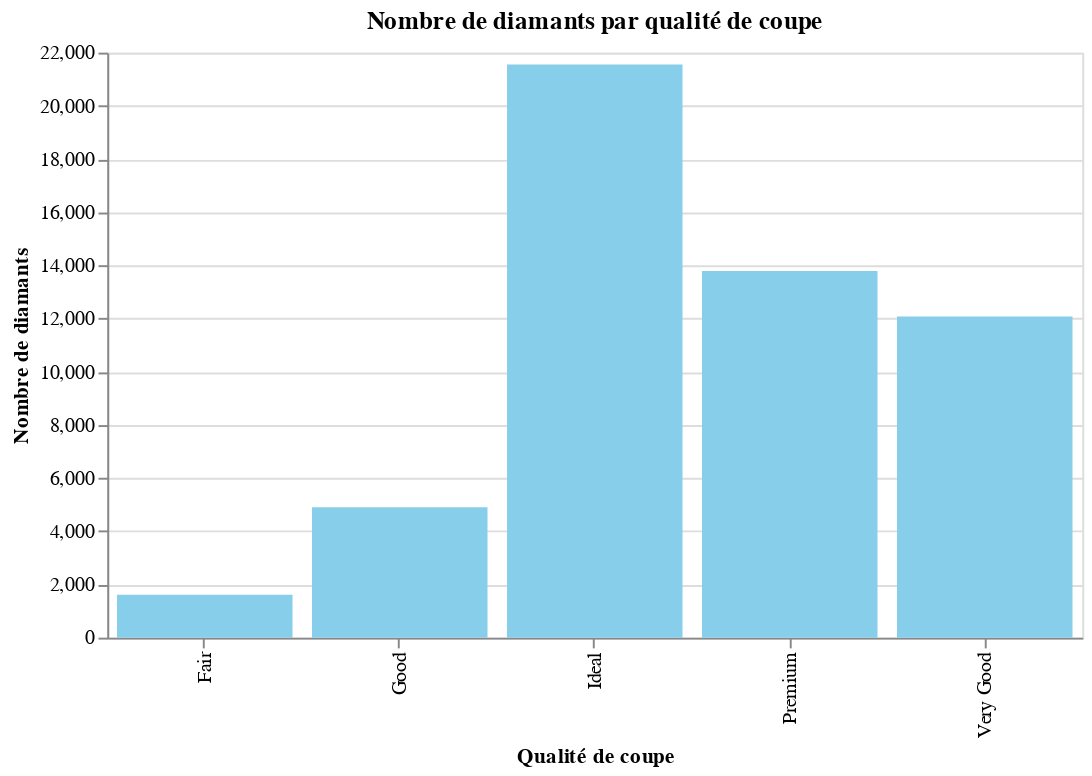

Notebook code for this chart:
### Code cell
#Création du diagramme avec Altair
 
import pandas as pd
import altair as alt

diamonds_df = pd.read_csv("diamonds.csv")

cut_counts_df = diamonds_df['cut'].value_counts().reset_index()
cut_counts_df.columns = ['cut', 'count']

bar_chart = alt.Chart(cut_counts_df).mark_bar(color='skyblue').encode(
    x=alt.X('cut:N', title='Qualité de coupe'),
    y=alt.Y('count:Q', title='Nombre de diamants')
).properties(
    title='Nombre de diamants par qualité de coupe',
    width=500,
    height=300
)

bar_chart

### Figure 1 — Vega-Lite specification as saved in the notebook (floating-point values rounded to 4 significant figures)
{"config": {"view": {"continuousWidth": 300, "continuousHeight": 300}}, "data": {"name": "data-805ff72a8781605bae6e51f2726fd175"}, "mark": {"type": "bar", "color": "skyblue"}, "encoding": {"x": {"field": "cut", "title": "Qualité de coupe", "type": "nominal"}, "y": {"field": "count", "title": "Nombre de diamants", "type": "quantitative"}}, "height": 300, "title": "Nombre de diamants par qualité de coupe", "width": 500, "$schema": "https://vega.github.io/schema/vega-lite/v5.20.1.json", "datasets": {"data-805ff72a8781605bae6e51f2726fd175": [{"cut": "Ideal", "count": 21551}, {"cut": "Premium", "count": 13791}, {"cut": "Very Good", "count": 12082}, {"cut": "Good", "count": 4906}, {"cut": "Fair", "count": 1610}]}}
